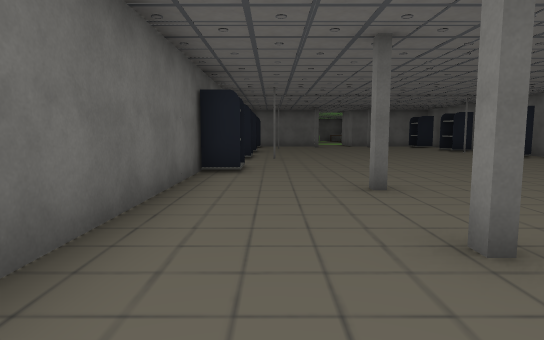
[1] (above)

17 first-person views from a walk through a scene from a Unity 3-D project. The camera is 1.5 m above the floor, tilts 6° down and sees 75° across. The floor is counted in squares, 2 m on a side. Each view is taken from the middle of a square. On the plan, view 1 faces up. The plan holds only what a view shows up to about 11 squares ahead; the rest is blank. The place goes on beyond the plan. The player is left out. Door leaves are left out, so doorways stand open. Some surface patterns are stand-ins.

[2]
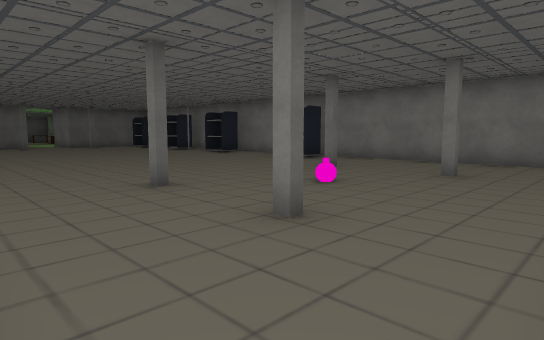

[3]
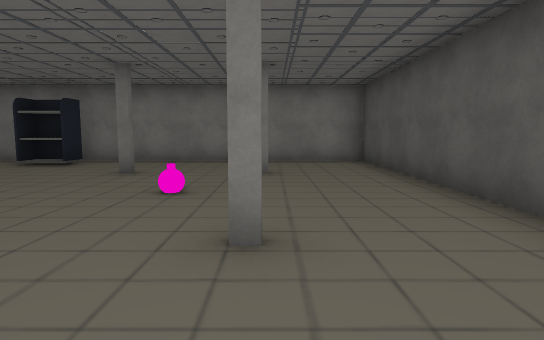

[4]
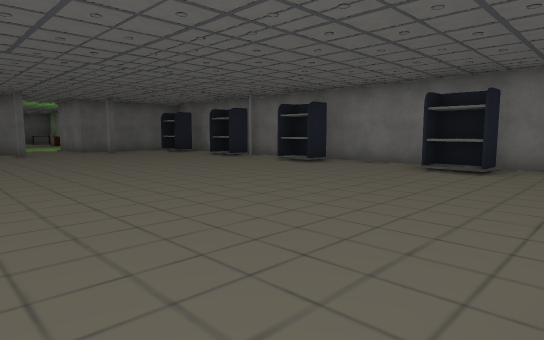

[5]
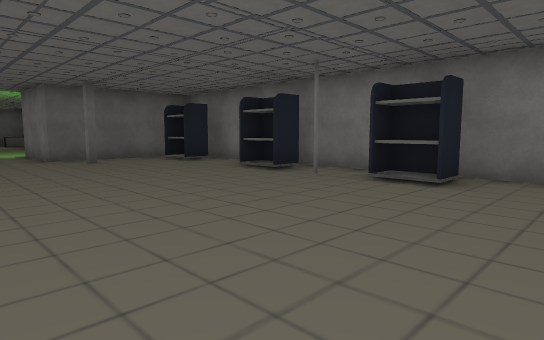

[6]
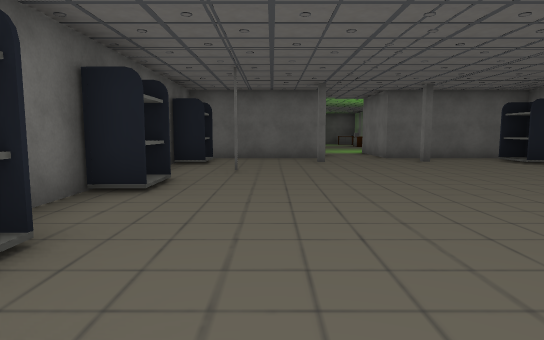

[7]
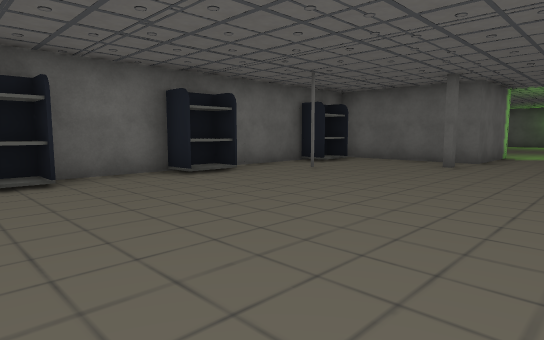

[8]
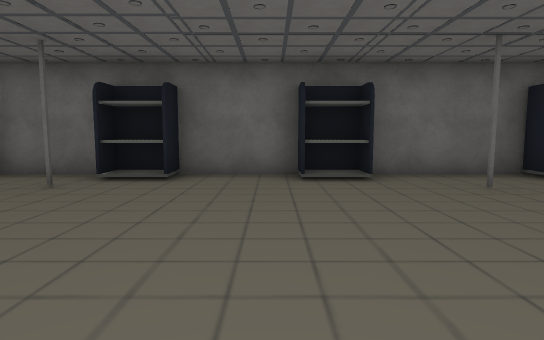

[9]
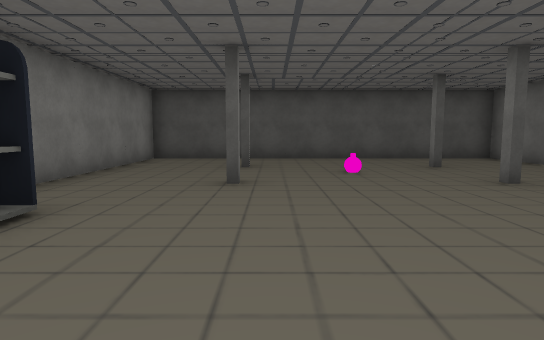

[10]
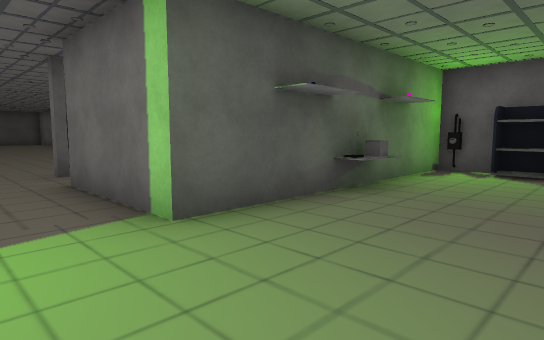

[11]
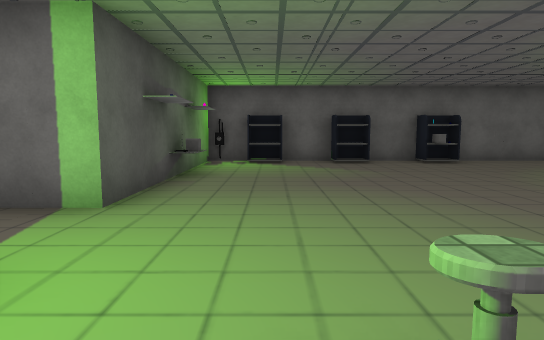

[12]
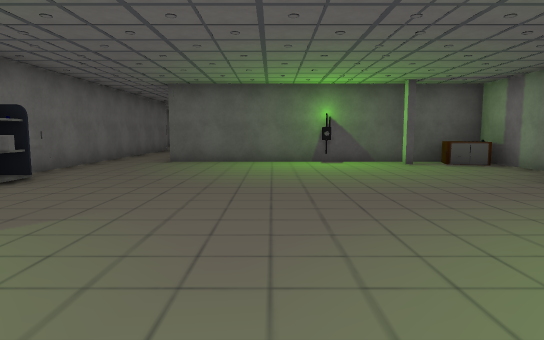

[13]
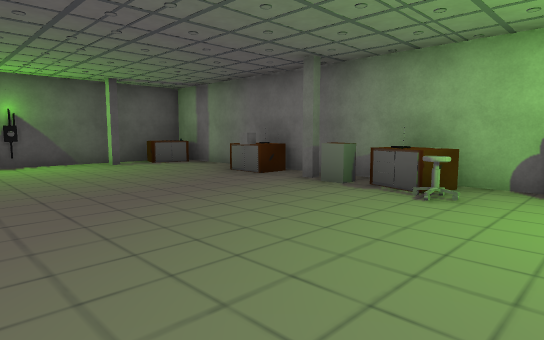

[14]
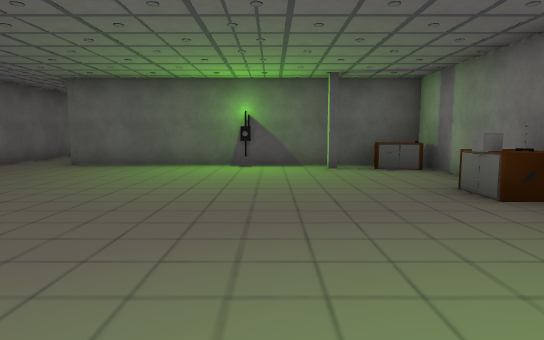

[15]
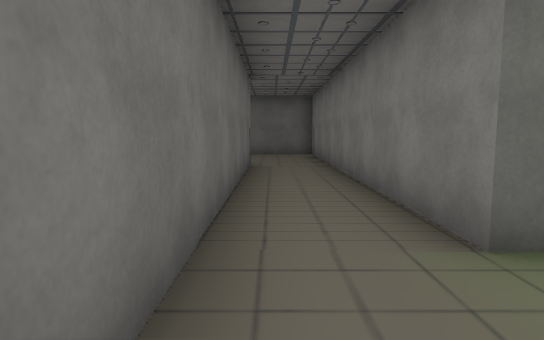

[16]
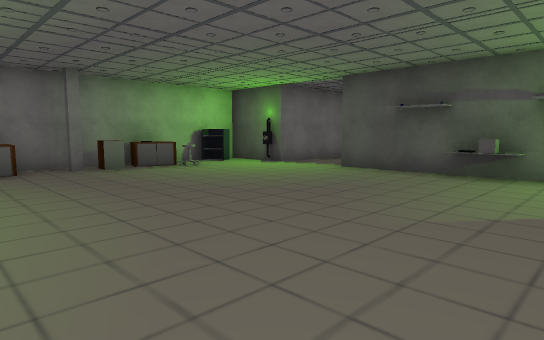

[17]
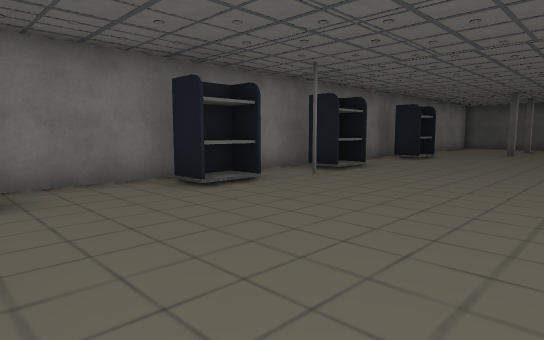

### Floor plan
Ten units are one square. View 1 is at (0, 0); x grows to the right and y downward. Boxes are objects, and circles mark ways between rooms. Rooms are numbered by the first view taken in them; rooms with no view inside come last. Other rooms are left out.
<svg viewBox="-40 -386 130 395">
<path fill="none" stroke="#000" d="M-14 -61 -14 4 85 4 85 -182M-14 -176 -14 -82M78 -195 44 -195 44 -223M25 -223 25 -195 -12 -195M64 -286 64 -312M4 -223 25 -223M55 -322 -16 -322 -16 -379M44 -223 64 -223 64 -244M-35 -381 -35 -223 -14 -223"/>
<rect x="-15" y="-85" width="10" height="20" fill="#bbb"><title>rack</title></rect>
<rect x="-15" y="-115" width="10" height="10" fill="#bbb"><title>rack</title></rect>
<rect x="-15" y="-145" width="10" height="10" fill="#bbb"><title>rack</title></rect>
<rect x="-15" y="-185" width="10" height="10" fill="#bbb"><title>rack</title></rect>
<rect x="5" y="-25" width="10" height="10" fill="#bbb"><title>pillar</title></rect>
<rect x="5" y="-55" width="10" height="10" fill="#bbb"><title>pillar</title></rect>
<rect x="15" y="-185" width="10" height="10" fill="#bbb"><title>pillar</title></rect>
<rect x="25" y="-35" width="10" height="10" fill="#bbb"><title>other object</title></rect>
<rect x="45" y="-185" width="10" height="10" fill="#bbb"><title>pillar</title></rect>
<rect x="55" y="-25" width="10" height="10" fill="#bbb"><title>pillar</title></rect>
<rect x="55" y="-55" width="10" height="10" fill="#bbb"><title>pillar</title></rect>
<rect x="75" y="-85" width="10" height="20" fill="#bbb"><title>rack</title></rect>
<rect x="75" y="-125" width="10" height="20" fill="#bbb"><title>rack</title></rect>
<rect x="75" y="-155" width="10" height="20" fill="#bbb"><title>rack</title></rect>
<rect x="75" y="-185" width="10" height="10" fill="#bbb"><title>rack</title></rect>
<rect x="-35" y="-245" width="10" height="10" fill="#bbb"><title>rack</title></rect>
<rect x="-35" y="-265" width="10" height="10" fill="#bbb"><title>rack</title></rect>
<rect x="-35" y="-275" width="10" height="10" fill="#bbb"><title>cube</title></rect>
<rect x="-35" y="-285" width="10" height="10" fill="#bbb"><title>rack</title></rect>
<rect x="-5" y="-225" width="10" height="10" fill="#bbb"><title>other object</title></rect>
<rect x="-5" y="-245" width="10" height="10" fill="#bbb"><title>cube</title></rect>
<rect x="35" y="-325" width="10" height="10" fill="#bbb"><title>pillar</title></rect>
<rect x="45" y="-255" width="10" height="10" fill="#bbb"><title>chair</title></rect>
<rect x="55" y="-235" width="10" height="10" fill="#bbb"><title>rack</title></rect>
<rect x="55" y="-265" width="10" height="10" fill="#bbb"><title>box</title></rect>
<rect x="55" y="-275" width="10" height="10" fill="#bbb"><title>pillar</title></rect>
<rect x="55" y="-285" width="10" height="10" fill="#bbb"><title>other object</title></rect>
<rect x="55" y="-325" width="10" height="10" fill="#bbb"><title>other object</title></rect>
<circle cx="35" cy="-220" r="3" fill="#2a7"/>
<text x="40" y="-100">1</text>
<text x="10" y="-280">2</text>
</svg>
Room 1 opens to room 2.

Where each view was taken, in squares from view 1:
view 1: 0 up, 0 right, facing up
view 2: 0 up, 1 left, facing up-right
view 3: 2 up, 1 left, facing right
view 4: 5 up, 0 right, facing up-right
view 5: 9 up, 2 right, facing up-right
view 6: 9 up, 1 right, facing up
view 7: 10 up, 5 right, facing up-left
view 8: 13 up, 5 right, facing left
view 9: 10 up, 5 right, facing down
view 10: 25 up, 4 right, facing down-left
view 11: 24 up, 6 right, facing left
view 12: 23 up, 1 right, facing up
view 13: 23 up, 1 right, facing up-right
view 14: 24 up, 3 right, facing up
view 15: 30 up, 3 left, facing up
view 16: 29 up, 2 left, facing down-right
view 17: 18 up, 3 right, facing down-right
